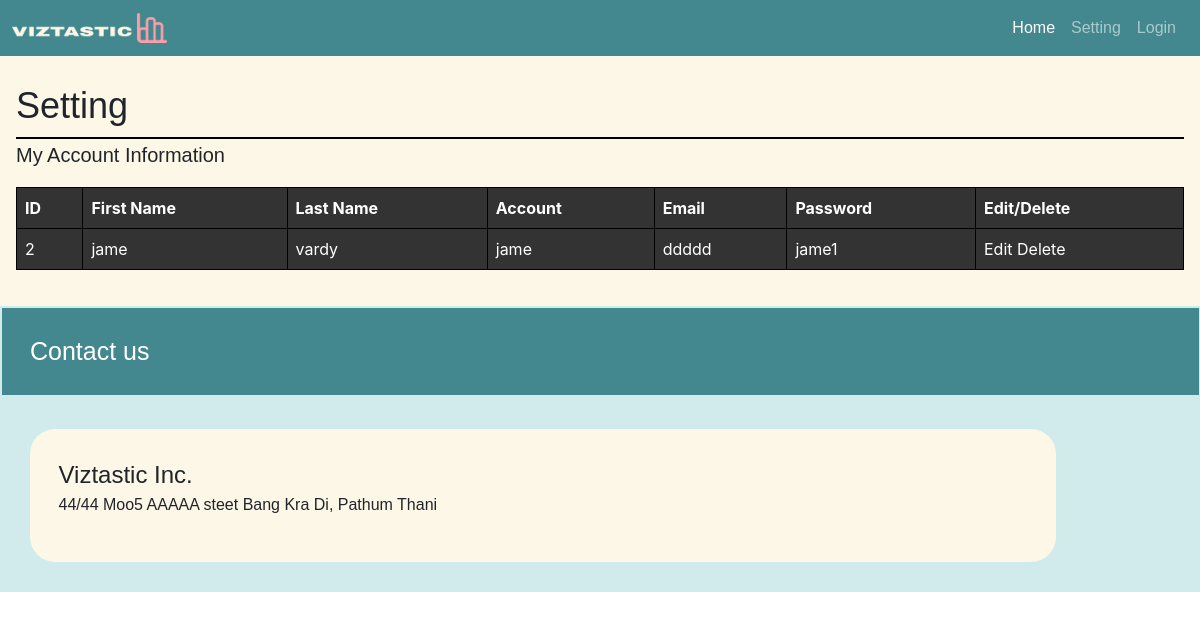
Page /userinfo on the earlier database version.
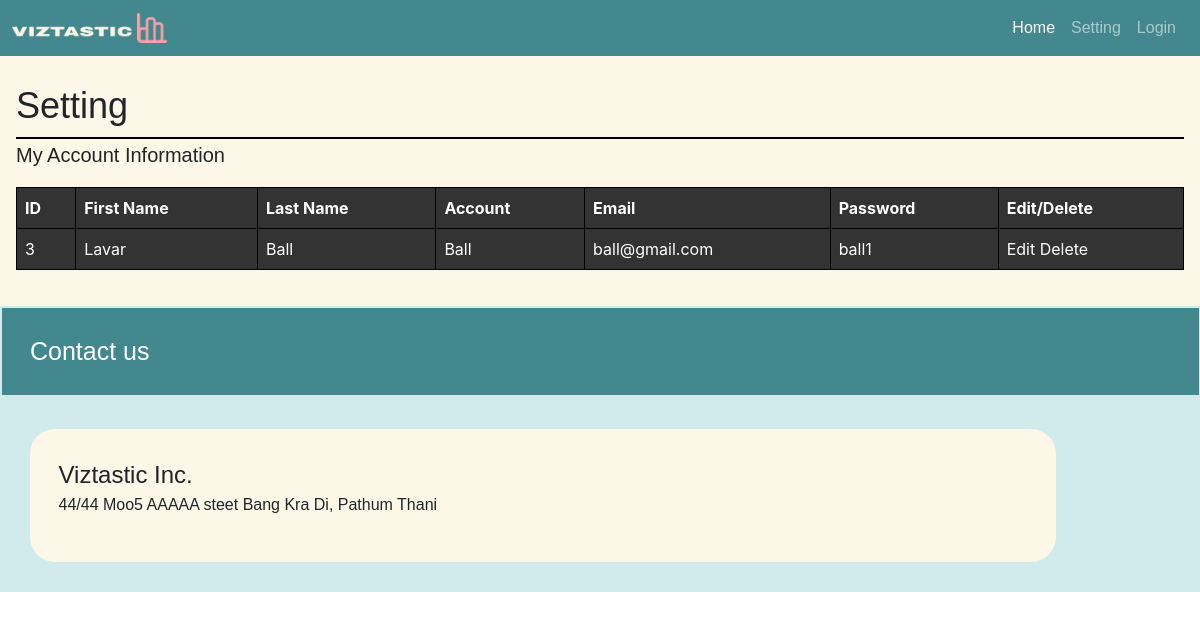
Same page on the later database version.
### database/models.py (models this page shows)
class userall(models.Model):
    first_name = models.CharField(max_length=255)
    last_name = models.CharField(max_length=255)
    account = models.CharField(max_length=255)
    email =  models.CharField(max_length=255)
    password  = models.CharField(max_length=255)

### database/views.py (the view)
# urls.py: path("userinfo", database_views.user_name),
def user_name(request):
    dataset_objs = userall.objects.all()
    context_data = {
        "filter_type":"All",
        "datasets":dataset_objs
    }
    return render(request, 'web/userinfo.html', context= context_data)

### hello_world/templates/web/userinfo.html (shortened to what this page needs)
{% extends 'web/layout.html' %}
{% load static %}
{% block content %}
<body>
    <div class = "index-body">
        <div class = "index-context setting-context">
            <h1 class = "container-fluid">Setting</h1>
            <h2>My Account Information</h2>
            <table border="1">
                <tr>
                    <th>ID</th>
                        <th>First Name</th>
                        <th>Last Name</th>
                        <th>Account</th>
                        <th>Email</th>
                        <th>Password</th>
                        <th>Edit/Delete</th>
                    </tr>
                {% for row in datasets %}
                    <tr>
                        <td>{{ row.id }}</td>
                        <td>{{ row.first_name }}</td>
                        <td>{{ row.last_name }}</td>
                        <td>{{ row.account }}</td>
                        <td>{{ row.email }}</td>
                        <td>{{ row.password }}</td>
                        <td>
                            <a href="/database/name/edit/{{ row.id }}" style="color:white;">Edit</a>
                            <a href="/database/name/del/{{ row.id }}" style="color:white;">Delete</a>
                            </td>
                    </tr>
                {% endfor %}
            </table>
        </div>
{% endblock %}

Differences in the rows shown:
removed userall: id "2", first_name "jame", last_name "vardy", account "jame", email "ddddd", password "jame1"
added userall: id "3", first_name "Lavar", last_name "Ball", account "Ball", email "ball@gmail.com", password "ball1"
